Frame 1 (no input): blank canvas, image omitted
Frame 60 (the mouse pressed at the canvas centre just before this capture): blank canvas, image omitted
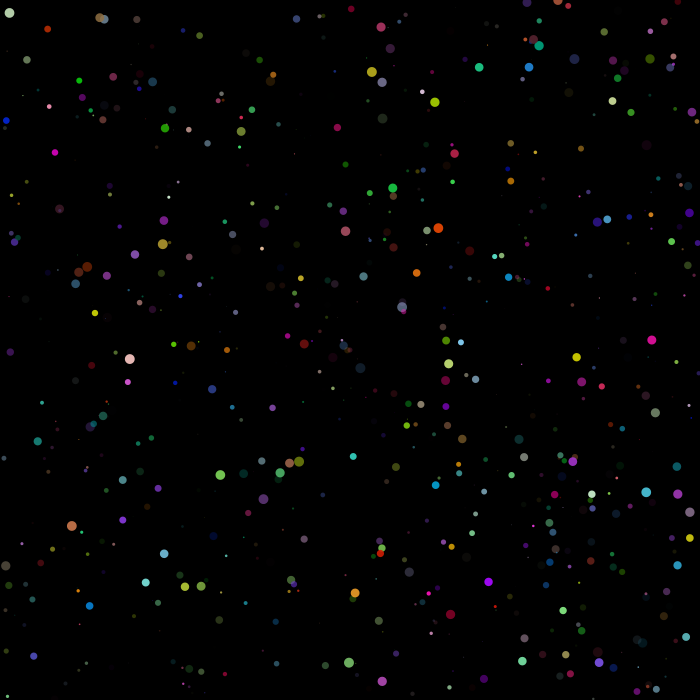
Frame 120 (the mouse held since frame 60 and released just before this capture)

The Processing sketch whose frames 1 and 60 were blank and that drew this single picture after the mouse press (run headless with seeded random() and noise(); from frame 60 on, the mouse is pressed at the canvas centre):

// Processing sketch: sketch_cercles
// ── sketch_cercles.pde
int nbCercles=10000;
cercle[] cercles = new cercle[nbCercles];

void setup(){
  size(700,700);
  noStroke();
  
  for(int i=0;i<nbCercles;i++){
    cercles[i]=new cercle(random(width),random(height));
  }
}

void draw(){
  nbCercles=mouseX+mouseY;
  background(0);
  ellipse(mouseX,mouseY,5,5);
  for(int i=0;i<nbCercles;i++){
    cercles[i].dessine();
  }
  
}

void mousePressed(){
   for(int i=0;i<nbCercles;i++){
    cercles[i]=new cercle(random(width),random(height));
  }
}

class cercle{
  float posX;
  float posY;
  float diametre;
  
  float luminosite;
  float rouge;
  float vert;
  float bleu;
  color couleur;
  
  cercle(float newPosX,float newPosY){
    posX=newPosX;
    posY=newPosY;
    
    luminosite=random(255);
    rouge=random(255);
    vert=random(255);
    bleu=random(255);
    couleur=color(rouge,vert,bleu,luminosite);
    
    diametre= random(1000)/sqrt(nbCercles);
  }
  
  void dessine(){
    fill(couleur);
    ellipse(posX,posY,diametre,diametre);
  }
  
  void changeCouleur(){
    couleur=color(random(255),random(255),random(255),55+random(100));
  }
  
  void changeLuminosite(){
    couleur=color(rouge,vert,bleu,luminosite-30);
  }
  
}


/*
for(int i=0;i<nbCercles;i++){
    cercles[i].dessine();
    if(i==0)println(Math.sqrt(abs(mouseX-cercles[i].posX) + abs(mouseY-cercles[i].posY)),Math.sqrt(cercles[i].diametre/2));
    
    if(Math.sqrt(abs(mouseX-cercles[i].posX) + abs(mouseY-cercles[i].posY)) < Math.sqrt(cercles[i].diametre/2)){
      cercles[i].changeLuminosite();
    }
  }*/
